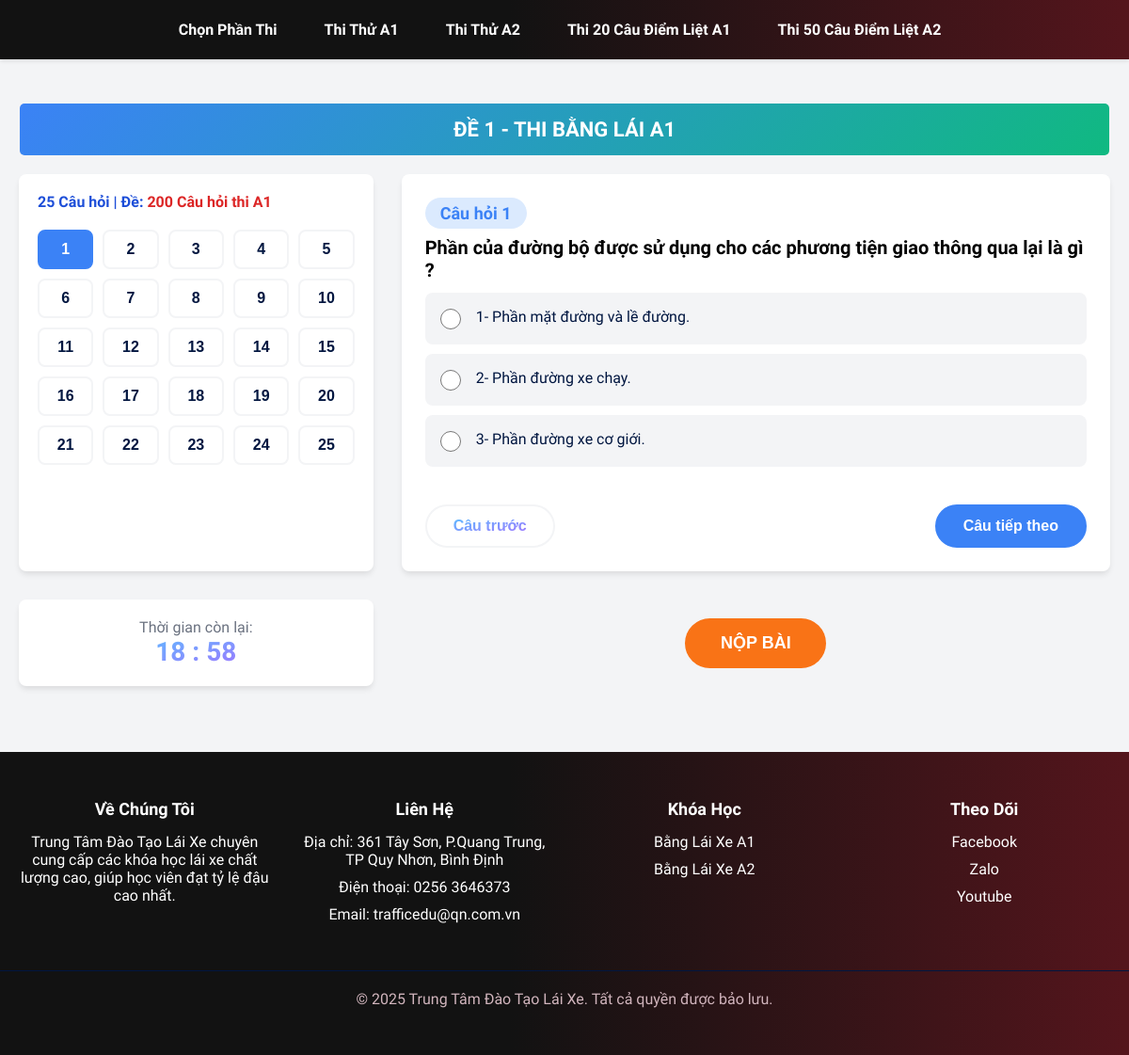
Screenshot of /pages/thi-thu-bang-lai-xe-may-a1.php with the database file from the repository.
### tables this page shows
CREATE TABLE `exam_sets` (
  `set_id` int NOT NULL,
  `category_id` int DEFAULT NULL,
  `set_name` varchar(100) NOT NULL
);

CREATE TABLE `questions` (
  `question_id` int NOT NULL,
  `set_id` int DEFAULT NULL,
  `question_text` text,
  `question_image` varchar(255) DEFAULT NULL,
  `is_critical` tinyint DEFAULT NULL
);

CREATE TABLE `answers` (
  `answer_id` int NOT NULL,
  `question_id` int NOT NULL,
  `answer_text` text NOT NULL,
  `explanation` text,
  `is_correct` tinyint(1) DEFAULT '0'
);

### pages/thi-thu-bang-lai-xe-may-a1.php (the view, shortened to what this page needs)
<?php
require_once '../includes/config.php';
$current_page = basename($_SERVER['PHP_SELF']);
function getQuestionsBySet($conn, $set_id, $limit = 25)
{
    $critical_questions_by_set = [
        1 => [3, 5, 12],
        2 => [28, 29, 30, 33],
        3 => [53, 54],
        4 => [79],
        5 => [104, 108],
        6 => [129, 135],
        7 => [152, 153, 154],
        8 => [177, 179]
    ];
    $question_ranges = [
        1 => [1, 25],
        2 => [26, 50],
        3 => [51, 75],
        4 => [76, 100],
        5 => [101, 125],
        6 => [126, 150],
        7 => [151, 175],
        8 => [176, 200]
    ];
    list($start_id, $end_id) = $question_ranges[$set_id];
    $stmt = $conn->prepare("SELECT * FROM questions WHERE question_id BETWEEN ? AND ? ORDER BY question_id LIMIT ?");
    $stmt->bind_param("iii", $start_id, $end_id, $limit);
    $stmt->execute();
    $result = $stmt->get_result();
    $questions = [];
    if (isset($critical_questions_by_set[$set_id]))
        $critical_ids = $critical_questions_by_set[$set_id];
    else
        $critical_ids = [];
    while ($row = $result->fetch_assoc()) {
        $row['is_critical'] = in_array($row['question_id'], $critical_ids) ? 1 : 0;
        $questions[] = $row;
    }
    return $questions;
}
function getAnswersForQuestion($conn, $question_id)
{
    $stmt = $conn->prepare("SELECT * FROM answers WHERE question_id = ?");
    $stmt->bind_param("i", $question_id);
    $stmt->execute();
    $result = $stmt->get_result();
    $answersForQuestion = [];
    while ($row = $result->fetch_assoc()) {
        $answersForQuestion[] = $row;
    }
    return $answersForQuestion;
}
$set_id = isset($_GET['set_id']) ? (int)$_GET['set_id'] : 1;
$questions = getQuestionsBySet($conn, $set_id, 25);
$stmt = $conn->prepare(
    "SELECT es.set_name, ec.category_name, ec.time_limit
     FROM exam_sets es
     JOIN exam_categories ec ON es.category_id = ec.category_id
     WHERE es.set_id = ?"
);
$stmt->bind_param("i", $set_id);
$stmt->execute();
$exam_info = $stmt->get_result()->fetch_assoc();
?>
<!DOCTYPE html>
<html lang="en">
<head>
    <link rel="stylesheet" href="../assets/css/quiz.css" />
    <link rel="stylesheet" href="https://cdnjs.cloudflare.com/ajax/libs/font-awesome/6.7.2/css/all.min.css"
 />
</head>
<body>
    <form id="exam-form" method="post" action="check-answers.php">
        <?php include '../includes/header.php' ?>
        <div class="text">
            <h1 class="text-center" style="text-transform: uppercase;">
                <?php echo htmlspecialchars($exam_info['set_name']) ?>
            </h1>
        </div>
        <div class="test-container">
            <div class="question-nav">
                <div class="question-nav-header">
                    <h4>
                        <span style=" color: #1d4ed8;">25 Câu hỏi | Đề:</span>
                        <span style="color: #dc2626;"> 200 Câu hỏi thi A1</span>
                    </h4>
                </div>
                <div class="question-grid">
                    <?php
                    $total_questions = count($questions);
                    for ($i = 1; $i <= $total_questions; $i++) {
                        $active_class = ($i === 1) ? 'active' : '';
                        echo "<button class='question-btn $active_class' data-question='$i'>$i</button>";
                    }
                    ?>
                </div>
            </div>
            <div class="question-content" id="question-content">
                <?php
                if (!empty($questions)) {
                    foreach ($questions as $index => $question) {
                        $question_number = $index + 1;
                        $answers = getAnswersForQuestion($conn, $question['question_id']);
                        $display_style = ($question_number === 1) ? 'block' : 'none';
                        $critical_class = $question['is_critical'] ? 'critical-question' : '';
                        echo "<div class='question-panel $critical_class' id='question-$question_number' style='display: $display_style;'>";
                        echo "<div class='question-number' style='margin-bottom: 8px;'>Câu hỏi $question_number";
                        echo "</div>";
                        echo "<div class='question-text' style='margin-bottom: 12px;'>";
                        echo htmlspecialchars($question['question_text']);
                        echo "</div>";
                        echo "<div class='options'>";
                        foreach ($answers as $answer_index => $answer) {
                            $option_number = $answer_index + 1;
                            echo "<label class='option'>";
                            echo "<input type='radio' id='q{$question_number}_option{$option_number}' name='question_{$question['question_id']}' value='{$answer['answer_id']}'>";
                            echo "<label for='q{$question_number}_option{$option_number}'>{$option_number}- " . htmlspecialchars($answer['answer_text']) . "</label>";
                            echo "</label>";
                        }
                        echo "</div>";
                        echo "<div class='navigation-buttons'>";
                        if ($question_number > 1) {
                            echo "<button class='nav-btn prev-btn' data-target='" . ($question_number - 1) . "'>";
                            echo "<div class='previous-question'>Câu trước</div>";
                            echo "</button>";
                        } else {
                            echo "<button class='nav-btn disabled'>";
                            echo "<div class='previous-question'>Câu trước</div>";
                            echo "</button>";
                        }
                        if ($question_number < $total_questions) {
                            echo "<button class='nav-btn next-btn next' data-target='" . ($question_number + 1) . "'>";
                            echo "<div class='next-question'>Câu tiếp theo</div>";
                            echo "</button>";
                        } else {
                            echo "<button class='nav-btn disabled next'>";
                            echo "<div class='next-question'>Câu tiếp theo</div>";
                            echo "</button>";
                        }
                        echo "</div>";
                        echo "</div>";
                    }
                } else {
                    echo "<div class='no-questions'>Chưa có bộ câu hỏi cho đề thi này.</div>";
                }
                ?>
            </div>
            <div class="countdown">
                <div class=" countdown-text">
                    Thời gian còn lại:
                    <div class="countdown-value">
                    </div>
                </div>
            </div>
            <div class="submit-buttons">
                <button type="submit" class="submit-btn" style="text-transform: uppercase;">
                    Nộp Bài
                </button>
            </div>
        </div>
        <?php include '../includes/footer.php'; ?>
    </form>
</body>
</html>

### includes/header.php (shortened to what this page needs)
<header>
    <div class="container-header">
        <nav>
            <ul class="nav-menu">
                <li><a href="../index.php">Chọn Phần Thi</a></li>
                <li><a href="thi-bang-lai-xe-a1-online.php"
                        <?php if ($current_page == 'thi-bang-lai-xe-a1-online.php') echo 'class="active"'; ?>>Thi Thử
                        A1</a></li>
                <li><a href="thi-bang-lai-xe-a2-online.php"
                        <?php if ($current_page == 'thi-bang-lai-xe-a2-online.php') echo 'class="active"'; ?>>Thi Thử
                        A2</a></li>
                <li><a href="20-cau-hoi-diem-liet-a1.php"
                        <?php if ($current_page == '20-cau-hoi-diem-liet-a1.php') echo 'class="active"'; ?>>Thi 20 Câu
                        Điểm Liệt A1</a></li>
                <li><a href="50-cau-hoi-diem-liet-a2.php"
                        <?php if ($current_page == '50-cau-hoi-diem-liet-a2.php') echo 'class="active"'; ?>>Thi 50 Câu
                        Điểm Liệt A2</a></li>
            </ul>
        </nav>
    </div>
</header>

### includes/footer.php
<footer>
    <div class="container footer-content">
        <div class="footer-section">
            <h3 class="footer-title">Về Chúng Tôi</h3>
            <p>
                Trung Tâm Đào Tạo Lái Xe chuyên cung cấp các khóa học lái xe chất
                lượng cao, giúp học viên đạt tỷ lệ đậu cao nhất.
            </p>
        </div>
        <div class="footer-section">
            <h3 class="footer-title">Liên Hệ</h3>
            <ul class="footer-links">
                <a href="https://maps.app.goo.gl/gqZhvDsBJWca9f9cA">
                    <li> Địa chỉ: 361 Tây Sơn, P.Quang Trung, TP Quy Nhơn, Bình Định</li>
                </a>
                <li>Điện thoại: 0256 3646373</li>
                <li>Email: trafficedu@qn.com.vn</li>
            </ul>
        </div>
        <div class="footer-section">
            <h3 class="footer-title">Khóa Học</h3>
            <ul class="footer-links">
                <a href="thi-bang-lai-xe-a1-online.php">
                    <li>Bằng Lái Xe A1</li>
                </a>
                <a href="thi-bang-lai-xe-a2-online.php">
                    <li>Bằng Lái Xe A2</li>
                </a>
            </ul>
        </div>
        <div class="footer-section">
            <h3 class="footer-title">Theo Dõi</h3>
            <ul class="footer-links">
                <li>
                    <a href="https://www.facebook.com/truongdaylaixequynhon">Facebook</a>
                </li>
                <li>
                    <a href="#">Zalo</a>
                </li>
                <li>
                    <a href="#">Youtube</a>
                </li>
            </ul>
        </div>
    </div>
    <div class="footer-copyright">
        © 2025 Trung Tâm Đào Tạo Lái Xe. Tất cả quyền được bảo lưu.
    </div>
</footer>

### rows the page displays
exam_sets: set_name "ĐỀ 1 - THI BẰNG LÁI A1"
questions: question_number "1", question_text "Phần của đường bộ được sử dụng cho các phương tiện giao thông qua lại là gì ?"
answers: option_number "1", answer_text "Phần mặt đường và lề đường."
answers: option_number "2", answer_text "Phần đường xe chạy."
answers: option_number "3", answer_text "Phần đường xe cơ giới."
